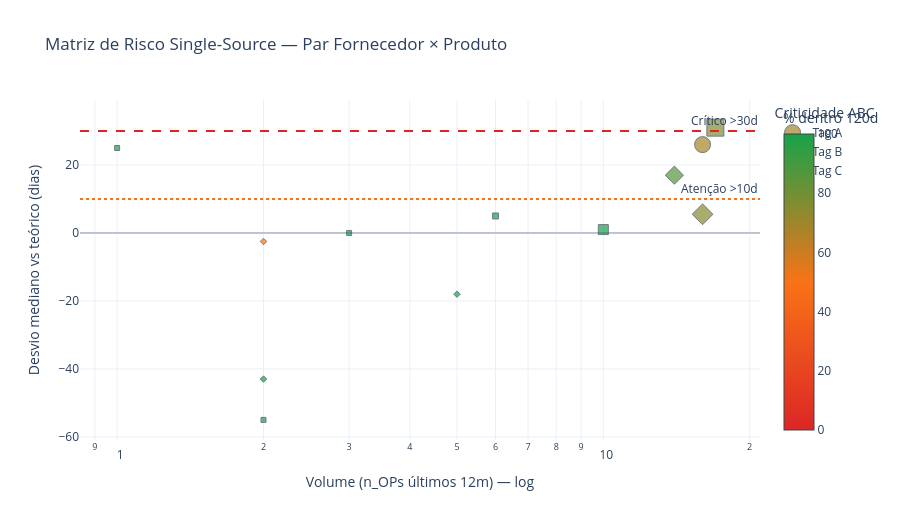

The code cell stored with this chart in its notebook:
### Code cell
# Célula 9 — Nível 3: Risco Single-Source (matriz + tabela fornecedor × produto)

# Identificar produtos single-source
single_source_produtos = df_capacity[df_capacity["num_suppliers_per_product"] == 1][
    ["product_name", "alias", "is_finished_product", "lead_time", "tag_abc"]
].drop_duplicates().rename(columns={"alias": "fornecedor", "lead_time": "lt_teorico"})

# Enriquecer com dados de OPs (lead time realizado, desvio, % no prazo)
ops_por_par = (
    df_ops.groupby(["product_names", "supplier_name", "is_finished_product_order"])
    .agg(
        lt_realizado=("lead_time_realizado", "median"),
        desvio_mediano=("desvio_lt", "median"),
        pct_no_prazo=("dentro_do_prazo", lambda x: x.mean() * 100),
        n_ops=("op_code", "count"),
    )
    .reset_index()
    .rename(columns={
        "product_names": "product_name",
        "supplier_name": "fornecedor",
        "is_finished_product_order": "is_finished_product",
    })
)

single_source = single_source_produtos.merge(
    ops_por_par, how="left",
    on=["product_name", "fornecedor", "is_finished_product"],
)
single_source["fluxo"] = single_source["is_finished_product"].map({True: "PA", False: "Tri"})


def nivel(row):
    if row.get("tag_abc") in ["A", "B"]:
        if pd.notna(row.get("desvio_mediano")) and row["desvio_mediano"] > CONFIG["threshold_desvio_critico"]:
            return "🔴 Alto"
        if pd.notna(row.get("desvio_mediano")) and row["desvio_mediano"] > CONFIG["threshold_desvio_atencao"]:
            return "🟠 Moderado"
        return "🟡 Acompanhar"
    return "🟢 Baixo"


single_source["nivel_atencao"] = single_source.apply(nivel, axis=1)

# ====== MATRIZ DE RISCO (scatter) ======
matriz = single_source.dropna(subset=["desvio_mediano", "n_ops"]).copy()

simbolo_abc = {"A": "circle", "B": "square", "C": "diamond"}
matriz["simbolo"] = matriz["tag_abc"].map(simbolo_abc).fillna("x")

fig = go.Figure()

for abc in ["A", "B", "C"]:
    sub = matriz[matriz["tag_abc"] == abc]
    if len(sub) == 0:
        continue
    fig.add_trace(go.Scatter(
        x=sub["n_ops"], y=sub["desvio_mediano"],
        mode="markers",
        marker=dict(
            symbol=simbolo_abc[abc],
            size=sub["n_ops"].clip(5, 50),
            color=sub["pct_no_prazo"],
            colorscale=[[0.0, COLORS["status_critico"]],
                        [0.5, COLORS["status_atencao"]],
                        [1.0, COLORS["status_ok"]]],
            cmin=0, cmax=100,
            colorbar=dict(title="% dentro 120d", x=1.02) if abc == "A" else None,
            showscale=(abc == "A"),
            line=dict(width=1, color="#374151"),
        ),
        name=f"Tag {abc}",
        text=sub["fornecedor"].astype(str) + " — " + sub["product_name"].astype(str).str[:30] + " (" + sub["fluxo"].astype(str) + ")",
        hovertemplate=(
            "<b>%{text}</b><br>"
            "n_OPs: %{x}<br>"
            "Desvio: %{y:.0f}d<br>"
            f"Tag ABC: {abc}<extra></extra>"
        ),
    ))

fig.add_hline(y=CONFIG["threshold_desvio_critico"], line_dash="dash",
              line_color=COLORS["status_critico"], annotation_text="Crítico >30d")
fig.add_hline(y=CONFIG["threshold_desvio_atencao"], line_dash="dot",
              line_color=COLORS["status_atencao"], annotation_text="Atenção >10d")
fig.add_hline(y=0, line_color="#374151", line_width=0.5)

fig.update_layout(
    title="Matriz de Risco Single-Source — Par Fornecedor × Produto",
    template=TEMPLATE,
    xaxis=dict(title="Volume (n_OPs últimos 12m) — log", type="log"),
    yaxis=dict(title="Desvio mediano vs teórico (dias)"),
    height=520,
    legend=dict(title="Criticidade ABC"),
)
fig.show()

# ====== TABELA fornecedor × produto ======
display_cols = ["product_name", "fornecedor", "fluxo", "tag_abc",
                "lt_teorico", "lt_realizado", "desvio_mediano", "pct_no_prazo",
                "n_ops", "nivel_atencao"]


def color_fluxo_cell(v):
    if v == "PA":
        return f"background-color:{COLORS['fluxo_pa']}; color:white; font-weight:600; text-align:center"
    if v == "Tri":
        return f"background-color:{COLORS['fluxo_tri']}; color:#374151; font-weight:600; text-align:center"
    return ""


def color_atencao(v):
    if "Alto" in str(v):
        return "font-weight:600"
    return ""


ordem_atencao = {"🔴 Alto": 0, "🟠 Moderado": 1, "🟡 Acompanhar": 2, "🟢 Baixo": 3}
single_source["_ord"] = single_source["nivel_atencao"].map(ordem_atencao)
single_source = single_source.sort_values(
    ["_ord", "tag_abc", "desvio_mediano"],
    ascending=[True, True, False],
).drop(columns="_ord")

single_source = single_source[single_source["n_ops"].notna() & (single_source["n_ops"] > 0)]
print(f"📋 Pares Single-Source com OPs (fornecedor × produto): {len(single_source)}")
(single_source[display_cols]
    .style
    .map(color_fluxo_cell, subset=["fluxo"])
    .map(color_atencao, subset=["nivel_atencao"])
    .format({
        "lt_teorico": "{:.0f}d",
        "lt_realizado": "{:.0f}d",
        "desvio_mediano": "{:+.0f}d",
        "pct_no_prazo": "{:.1f}%",
    }, na_rep="—")
    .hide(axis="index")
)

### Figure 1 — Plotly figure (JSON) as saved in the notebook; plotly's stock layout.template omitted (floating-point values rounded to 4 significant figures)
{"data": [{"hovertemplate": "<b>%{text}</b><br>n_OPs: %{x}<br>Desvio: %{y:.0f}d<br>Tag ABC: A<extra></extra>", "marker": {"cmax": 100, "cmin": 0, "color": [68.75], "colorbar": {"title": {"text": "% dentro 120d"}, "x": 1.02}, "colorscale": [[0, "#DC2626"], [0.5, "#F97316"], [1, "#16A34A"]], "line": {"color": "#374151", "width": 1}, "showscale": true, "size": [16.0], "symbol": "circle"}, "mode": "markers", "name": "Tag A", "text": ["BAE BRASIL — Cueca Boxer Comfort Anti Suor  (PA)"], "type": "scatter", "x": [16.0], "y": [26.0]}, {"hovertemplate": "<b>%{text}</b><br>n_OPs: %{x}<br>Desvio: %{y:.0f}d<br>Tag ABC: B<extra></extra>", "marker": {"cmax": 100, "cmin": 0, "color": [100.0, 100.0, 100.0, 76.47, 100.0, 100.0], "colorscale": [[0, "#DC2626"], [0.5, "#F97316"], [1, "#16A34A"]], "line": {"color": "#374151", "width": 1}, "showscale": false, "size": [5.0, 6.0, 5.0, 17.0, 10.0, 5.0], "symbol": "square"}, "mode": "markers", "name": "Tag B", "text": ["BAE BRASIL — Skin Cropped Feminino (PA)", "MASH — Cueca Seamless Touch Masculino (PA)", "CLARA BELLA — Calça Flare InSkin Feminino (PA)", "MALHAS D'STEFANO — Spectrum Socks Low 2.0 (PA)", "BAE BRASIL — Skin Cropped Long Sleeve Femin (PA)", "FABIO — HighTech T-shirt LifeProof Mas (Tri)"], "type": "scatter", "x": [3.0, 6.0, 1.0, 17.0, 10.0, 2.0], "y": [0.0, 5.0, 25.0, 31.0, 1.0, -55.0]}, {"hovertemplate": "<b>%{text}</b><br>n_OPs: %{x}<br>Desvio: %{y:.0f}d<br>Tag ABC: C<extra></extra>", "marker": {"cmax": 100, "cmin": 0, "color": [75.0, 100.0, 100.0, 85.71, 50.0], "colorscale": [[0, "#DC2626"], [0.5, "#F97316"], [1, "#16A34A"]], "line": {"color": "#374151", "width": 1}, "showscale": false, "size": [16.0, 5.0, 5.0, 14.0, 5.0], "symbol": "diamond"}, "mode": "markers", "name": "Tag C", "text": ["ARTIGO X — Boné Sixx (PA)", "ARTIGO X — Boné Outdoors (PA)", "CLARA BELLA — Modern Top Feminino (PA)", "BAE BRASIL — SneakIN Socks (PA)", "RDM — Vestido Esportivo Rush Feminin (Tri)"], "type": "scatter", "x": [16.0, 5.0, 2.0, 14.0, 2.0], "y": [5.5, -18.0, -43.0, 17.0, -2.5]}], "layout": {"annotations": [{"showarrow": false, "text": "Crítico >30d", "x": 1, "xanchor": "right", "xref": "x domain", "y": 30, "yanchor": "bottom", "yref": "y"}, {"showarrow": false, "text": "Atenção >10d", "x": 1, "xanchor": "right", "xref": "x domain", "y": 10, "yanchor": "bottom", "yref": "y"}], "height": 520, "legend": {"title": {"text": "Criticidade ABC"}}, "shapes": [{"line": {"color": "#DC2626", "dash": "dash"}, "type": "line", "x0": 0, "x1": 1, "xref": "x domain", "y0": 30, "y1": 30, "yref": "y"}, {"line": {"color": "#F97316", "dash": "dot"}, "type": "line", "x0": 0, "x1": 1, "xref": "x domain", "y0": 10, "y1": 10, "yref": "y"}, {"line": {"color": "#374151", "width": 0.5}, "type": "line", "x0": 0, "x1": 1, "xref": "x domain", "y0": 0, "y1": 0, "yref": "y"}], "title": {"text": "Matriz de Risco Single-Source — Par Fornecedor × Produto"}, "xaxis": {"title": {"text": "Volume (n_OPs últimos 12m) — log"}, "type": "log"}, "yaxis": {"title": {"text": "Desvio mediano vs teórico (dias)"}}}}
